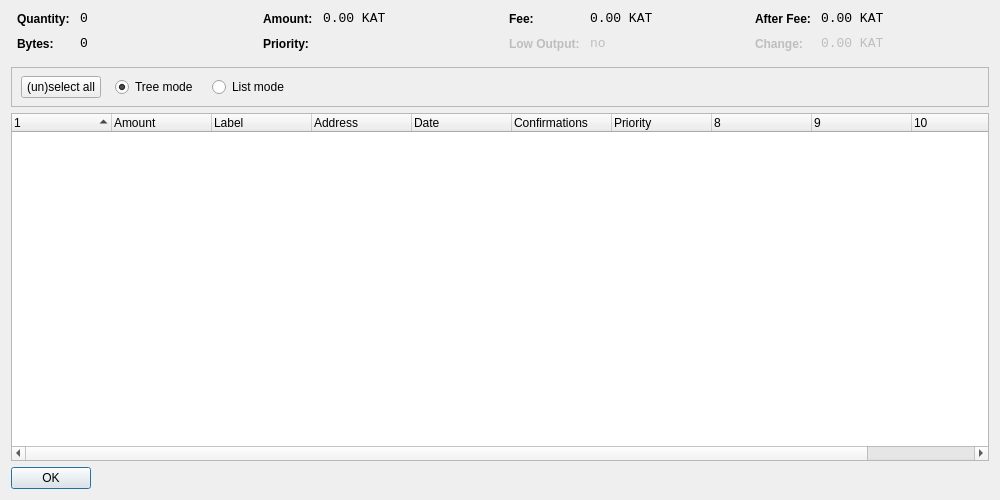
<?xml version="1.0" encoding="UTF-8"?>
<ui version="4.0">
 <class>CoinControlDialog</class>
 <widget class="QDialog" name="CoinControlDialog">
  <property name="geometry">
   <rect>
    <x>0</x>
    <y>0</y>
    <width>1000</width>
    <height>500</height>
   </rect>
  </property>
  <property name="windowTitle">
   <string>Coin Control</string>
  </property>
  <layout class="QVBoxLayout" name="verticalLayout">
   <item>
    <layout class="QHBoxLayout" name="horizontalLayoutTop" stretch="0,0,0,0">
     <property name="topMargin">
      <number>0</number>
     </property>
     <property name="bottomMargin">
      <number>10</number>
     </property>
     <item>
      <layout class="QFormLayout" name="formLayoutCoinControl1">
       <property name="horizontalSpacing">
        <number>10</number>
       </property>
       <property name="verticalSpacing">
        <number>10</number>
       </property>
       <property name="leftMargin">
        <number>6</number>
       </property>
       <property name="rightMargin">
        <number>6</number>
       </property>
       <item row="0" column="0">
        <widget class="QLabel" name="labelCoinControlQuantityText">
         <property name="styleSheet">
          <string notr="true">font-weight:bold;</string>
         </property>
         <property name="text">
          <string>Quantity:</string>
         </property>
        </widget>
       </item>
       <item row="0" column="1">
        <widget class="QLabel" name="labelCoinControlQuantity">
         <property name="font">
          <font>
           <family>Monospace</family>
           <pointsize>10</pointsize>
          </font>
         </property>
         <property name="cursor">
          <cursorShape>IBeamCursor</cursorShape>
         </property>
         <property name="contextMenuPolicy">
          <enum>Qt::ActionsContextMenu</enum>
         </property>
         <property name="text">
          <string notr="true">0</string>
         </property>
         <property name="textInteractionFlags">
          <set>Qt::LinksAccessibleByMouse|Qt::TextSelectableByKeyboard|Qt::TextSelectableByMouse</set>
         </property>
        </widget>
       </item>
       <item row="1" column="0">
        <widget class="QLabel" name="labelCoinControlBytesText">
         <property name="styleSheet">
          <string notr="true">font-weight:bold;</string>
         </property>
         <property name="text">
          <string>Bytes:</string>
         </property>
        </widget>
       </item>
       <item row="1" column="1">
        <widget class="QLabel" name="labelCoinControlBytes">
         <property name="font">
          <font>
           <family>Monospace</family>
           <pointsize>10</pointsize>
          </font>
         </property>
         <property name="cursor">
          <cursorShape>IBeamCursor</cursorShape>
         </property>
         <property name="contextMenuPolicy">
          <enum>Qt::ActionsContextMenu</enum>
         </property>
         <property name="text">
          <string notr="true">0</string>
         </property>
         <property name="textInteractionFlags">
          <set>Qt::LinksAccessibleByMouse|Qt::TextSelectableByKeyboard|Qt::TextSelectableByMouse</set>
         </property>
        </widget>
       </item>
      </layout>
     </item>
     <item>
      <layout class="QFormLayout" name="formLayoutCoinControl2">
       <property name="horizontalSpacing">
        <number>10</number>
       </property>
       <property name="verticalSpacing">
        <number>10</number>
       </property>
       <property name="leftMargin">
        <number>6</number>
       </property>
       <property name="rightMargin">
        <number>6</number>
       </property>
       <item row="0" column="0">
        <widget class="QLabel" name="labelCoinControlAmountText">
         <property name="styleSheet">
          <string notr="true">font-weight:bold;</string>
         </property>
         <property name="text">
          <string>Amount:</string>
         </property>
        </widget>
       </item>
       <item row="0" column="1">
        <widget class="QLabel" name="labelCoinControlAmount">
         <property name="font">
          <font>
           <family>Monospace</family>
           <pointsize>10</pointsize>
          </font>
         </property>
         <property name="cursor">
          <cursorShape>IBeamCursor</cursorShape>
         </property>
         <property name="contextMenuPolicy">
          <enum>Qt::ActionsContextMenu</enum>
         </property>
         <property name="text">
          <string notr="true">0.00 KAT</string>
         </property>
         <property name="textInteractionFlags">
          <set>Qt::LinksAccessibleByMouse|Qt::TextSelectableByKeyboard|Qt::TextSelectableByMouse</set>
         </property>
        </widget>
       </item>
       <item row="1" column="0">
        <widget class="QLabel" name="labelCoinControlPriorityText">
         <property name="styleSheet">
          <string notr="true">font-weight:bold;</string>
         </property>
         <property name="text">
          <string>Priority:</string>
         </property>
        </widget>
       </item>
       <item row="1" column="1">
        <widget class="QLabel" name="labelCoinControlPriority">
         <property name="font">
          <font>
           <family>Monospace</family>
           <pointsize>10</pointsize>
          </font>
         </property>
         <property name="cursor">
          <cursorShape>IBeamCursor</cursorShape>
         </property>
         <property name="contextMenuPolicy">
          <enum>Qt::ActionsContextMenu</enum>
         </property>
         <property name="text">
          <string/>
         </property>
         <property name="textInteractionFlags">
          <set>Qt::LinksAccessibleByMouse|Qt::TextSelectableByKeyboard|Qt::TextSelectableByMouse</set>
         </property>
        </widget>
       </item>
      </layout>
     </item>
     <item>
      <layout class="QFormLayout" name="formLayoutCoinControl3">
       <property name="horizontalSpacing">
        <number>10</number>
       </property>
       <property name="verticalSpacing">
        <number>10</number>
       </property>
       <property name="leftMargin">
        <number>6</number>
       </property>
       <property name="rightMargin">
        <number>6</number>
       </property>
       <item row="0" column="0">
        <widget class="QLabel" name="labelCoinControlFeeText">
         <property name="styleSheet">
          <string notr="true">font-weight:bold;</string>
         </property>
         <property name="text">
          <string>Fee:</string>
         </property>
        </widget>
       </item>
       <item row="0" column="1">
        <widget class="QLabel" name="labelCoinControlFee">
         <property name="font">
          <font>
           <family>Monospace</family>
           <pointsize>10</pointsize>
          </font>
         </property>
         <property name="cursor">
          <cursorShape>IBeamCursor</cursorShape>
         </property>
         <property name="contextMenuPolicy">
          <enum>Qt::ActionsContextMenu</enum>
         </property>
         <property name="text">
          <string notr="true">0.00 KAT</string>
         </property>
         <property name="textInteractionFlags">
          <set>Qt::LinksAccessibleByMouse|Qt::TextSelectableByKeyboard|Qt::TextSelectableByMouse</set>
         </property>
        </widget>
       </item>
       <item row="1" column="0">
        <widget class="QLabel" name="labelCoinControlLowOutputText">
         <property name="enabled">
          <bool>false</bool>
         </property>
         <property name="styleSheet">
          <string notr="true">font-weight:bold;</string>
         </property>
         <property name="text">
          <string>Low Output:</string>
         </property>
        </widget>
       </item>
       <item row="1" column="1">
        <widget class="QLabel" name="labelCoinControlLowOutput">
         <property name="enabled">
          <bool>false</bool>
         </property>
         <property name="font">
          <font>
           <family>Monospace</family>
           <pointsize>10</pointsize>
          </font>
         </property>
         <property name="cursor">
          <cursorShape>IBeamCursor</cursorShape>
         </property>
         <property name="contextMenuPolicy">
          <enum>Qt::ActionsContextMenu</enum>
         </property>
         <property name="text">
          <string notr="true">no</string>
         </property>
         <property name="textInteractionFlags">
          <set>Qt::LinksAccessibleByMouse|Qt::TextSelectableByKeyboard|Qt::TextSelectableByMouse</set>
         </property>
        </widget>
       </item>
      </layout>
     </item>
     <item>
      <layout class="QFormLayout" name="formLayoutCoinControl4">
       <property name="horizontalSpacing">
        <number>10</number>
       </property>
       <property name="verticalSpacing">
        <number>10</number>
       </property>
       <property name="leftMargin">
        <number>6</number>
       </property>
       <property name="rightMargin">
        <number>6</number>
       </property>
       <item row="0" column="0">
        <widget class="QLabel" name="labelCoinControlAfterFeeText">
         <property name="styleSheet">
          <string notr="true">font-weight:bold;</string>
         </property>
         <property name="text">
          <string>After Fee:</string>
         </property>
        </widget>
       </item>
       <item row="0" column="1">
        <widget class="QLabel" name="labelCoinControlAfterFee">
         <property name="font">
          <font>
           <family>Monospace</family>
           <pointsize>10</pointsize>
          </font>
         </property>
         <property name="cursor">
          <cursorShape>IBeamCursor</cursorShape>
         </property>
         <property name="contextMenuPolicy">
          <enum>Qt::ActionsContextMenu</enum>
         </property>
         <property name="text">
          <string notr="true">0.00 KAT</string>
         </property>
         <property name="textInteractionFlags">
          <set>Qt::LinksAccessibleByMouse|Qt::TextSelectableByKeyboard|Qt::TextSelectableByMouse</set>
         </property>
        </widget>
       </item>
       <item row="1" column="0">
        <widget class="QLabel" name="labelCoinControlChangeText">
         <property name="enabled">
          <bool>false</bool>
         </property>
         <property name="styleSheet">
          <string notr="true">font-weight:bold;</string>
         </property>
         <property name="text">
          <string>Change:</string>
         </property>
        </widget>
       </item>
       <item row="1" column="1">
        <widget class="QLabel" name="labelCoinControlChange">
         <property name="enabled">
          <bool>false</bool>
         </property>
         <property name="font">
          <font>
           <family>Monospace</family>
           <pointsize>10</pointsize>
          </font>
         </property>
         <property name="cursor">
          <cursorShape>IBeamCursor</cursorShape>
         </property>
         <property name="contextMenuPolicy">
          <enum>Qt::ActionsContextMenu</enum>
         </property>
         <property name="text">
          <string notr="true">0.00 KAT</string>
         </property>
         <property name="textInteractionFlags">
          <set>Qt::LinksAccessibleByMouse|Qt::TextSelectableByKeyboard|Qt::TextSelectableByMouse</set>
         </property>
        </widget>
       </item>
      </layout>
     </item>
    </layout>
   </item>
   <item>
    <widget class="QFrame" name="frame">
     <property name="minimumSize">
      <size>
       <width>0</width>
       <height>40</height>
      </size>
     </property>
     <property name="frameShape">
      <enum>QFrame::StyledPanel</enum>
     </property>
     <property name="frameShadow">
      <enum>QFrame::Sunken</enum>
     </property>
     <widget class="QWidget" name="horizontalLayoutWidget">
      <property name="geometry">
       <rect>
        <x>10</x>
        <y>0</y>
        <width>781</width>
        <height>41</height>
       </rect>
      </property>
      <layout class="QHBoxLayout" name="horizontalLayoutPanel" stretch="0,0,0,0,0">
       <property name="spacing">
        <number>14</number>
       </property>
       <item>
        <widget class="QPushButton" name="pushButtonSelectAll">
         <property name="sizePolicy">
          <sizepolicy hsizetype="Maximum" vsizetype="Fixed">
           <horstretch>0</horstretch>
           <verstretch>0</verstretch>
          </sizepolicy>
         </property>
         <property name="text">
          <string>(un)select all</string>
         </property>
        </widget>
       </item>
       <item>
        <widget class="QRadioButton" name="radioTreeMode">
         <property name="sizePolicy">
          <sizepolicy hsizetype="Maximum" vsizetype="Fixed">
           <horstretch>0</horstretch>
           <verstretch>0</verstretch>
          </sizepolicy>
         </property>
         <property name="text">
          <string>Tree mode</string>
         </property>
         <property name="checked">
          <bool>true</bool>
         </property>
        </widget>
       </item>
       <item>
        <widget class="QRadioButton" name="radioListMode">
         <property name="sizePolicy">
          <sizepolicy hsizetype="Maximum" vsizetype="Fixed">
           <horstretch>0</horstretch>
           <verstretch>0</verstretch>
          </sizepolicy>
         </property>
         <property name="text">
          <string>List mode</string>
         </property>
        </widget>
       </item>
       <item>
        <spacer name="horizontalSpacer">
         <property name="orientation">
          <enum>Qt::Horizontal</enum>
         </property>
         <property name="sizeHint" stdset="0">
          <size>
           <width>40</width>
           <height>20</height>
          </size>
         </property>
        </spacer>
       </item>
      </layout>
     </widget>
    </widget>
   </item>
   <item>
    <widget class="CoinControlTreeWidget" name="treeWidget">
     <property name="contextMenuPolicy">
      <enum>Qt::CustomContextMenu</enum>
     </property>
     <property name="sortingEnabled">
      <bool>false</bool>
     </property>
     <property name="columnCount">
      <number>11</number>
     </property>
     <attribute name="headerShowSortIndicator" stdset="0">
      <bool>true</bool>
     </attribute>
     <attribute name="headerStretchLastSection">
      <bool>false</bool>
     </attribute>
     <column>
      <property name="text">
       <string/>
      </property>
     </column>
     <column>
      <property name="text">
       <string>Amount</string>
      </property>
     </column>
     <column>
      <property name="text">
       <string>Label</string>
      </property>
     </column>
     <column>
      <property name="text">
       <string>Address</string>
      </property>
     </column>
     <column>
      <property name="text">
       <string>Date</string>
      </property>
     </column>
     <column>
      <property name="text">
       <string>Confirmations</string>
      </property>
      <property name="toolTip">
       <string>Confirmed</string>
      </property>
     </column>
     <column>
      <property name="text">
       <string>Priority</string>
      </property>
     </column>
     <column>
      <property name="text">
       <string/>
      </property>
     </column>
     <column>
      <property name="text">
       <string/>
      </property>
     </column>
     <column>
      <property name="text">
       <string/>
      </property>
     </column>
     <column>
      <property name="text">
       <string/>
      </property>
     </column>
    </widget>
   </item>
   <item>
    <widget class="QDialogButtonBox" name="buttonBox">
     <property name="sizePolicy">
      <sizepolicy hsizetype="Maximum" vsizetype="Fixed">
       <horstretch>0</horstretch>
       <verstretch>0</verstretch>
      </sizepolicy>
     </property>
     <property name="orientation">
      <enum>Qt::Horizontal</enum>
     </property>
     <property name="standardButtons">
      <set>QDialogButtonBox::Ok</set>
     </property>
    </widget>
   </item>
  </layout>
 </widget>
 <customwidgets>
  <customwidget>
   <class>CoinControlTreeWidget</class>
   <extends>QTreeWidget</extends>
   <header>coincontroltreewidget.h</header>
  </customwidget>
 </customwidgets>
 <resources/>
 <connections/>
</ui>
